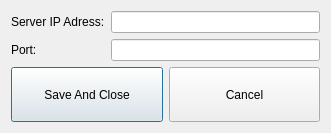
<?xml version="1.0" encoding="UTF-8"?>
<ui version="4.0">
 <class>clientSetupDialog</class>
 <widget class="QDialog" name="clientSetupDialog">
  <property name="geometry">
   <rect>
    <x>0</x>
    <y>0</y>
    <width>331</width>
    <height>133</height>
   </rect>
  </property>
  <property name="windowTitle">
   <string>TCP Client Dialog</string>
  </property>
  <layout class="QGridLayout" name="gridLayout">
   <item row="0" column="0">
    <layout class="QVBoxLayout" name="verticalLayout_2">
     <item>
      <widget class="QLabel" name="label">
       <property name="text">
        <string>Server IP Adress:</string>
       </property>
      </widget>
     </item>
     <item>
      <widget class="QLabel" name="label_2">
       <property name="text">
        <string>Port:</string>
       </property>
      </widget>
     </item>
    </layout>
   </item>
   <item row="0" column="1">
    <layout class="QVBoxLayout" name="verticalLayout">
     <item>
      <widget class="QLineEdit" name="lineEditIpAdress"/>
     </item>
     <item>
      <widget class="QLineEdit" name="lineEditPort"/>
     </item>
    </layout>
   </item>
   <item row="1" column="0" colspan="2">
    <layout class="QHBoxLayout" name="horizontalLayout">
     <item>
      <widget class="QPushButton" name="pushButtonSaveClose">
       <property name="sizePolicy">
        <sizepolicy hsizetype="Preferred" vsizetype="Preferred">
         <horstretch>0</horstretch>
         <verstretch>0</verstretch>
        </sizepolicy>
       </property>
       <property name="text">
        <string>Save And Close</string>
       </property>
      </widget>
     </item>
     <item>
      <widget class="QPushButton" name="pushButtonCancel">
       <property name="sizePolicy">
        <sizepolicy hsizetype="Preferred" vsizetype="Preferred">
         <horstretch>0</horstretch>
         <verstretch>0</verstretch>
        </sizepolicy>
       </property>
       <property name="text">
        <string>Cancel</string>
       </property>
      </widget>
     </item>
    </layout>
   </item>
  </layout>
 </widget>
 <resources/>
 <connections/>
</ui>
